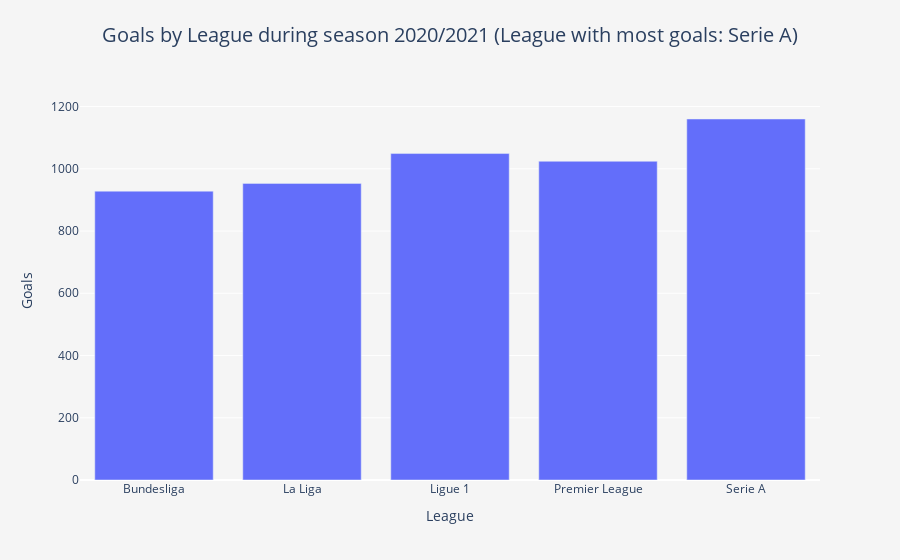

Notebook code cell kept with this figure:
### Code cell
# Group data by league and calculate total goals
goals = df_2020.groupby('League')['FTHG', 'FTAG'].sum()
goals['Total Goals'] = goals['FTHG'] + goals['FTAG']
most_goals = goals['Total Goals'].idxmax()

# Create a bar plot using plotly
fig = go.Figure(
    data=go.Bar(x=goals.index, y=goals['Total Goals'], name='Total Goals')
)

# Add title and axis labels
fig.update_layout(
    title={
        'text': f'Goals by League during season 2020/2021 (League with most goals: {most_goals})',
        'x': 0.5,
        'y': 0.95,
        'font': {'size': 20}
    },
    xaxis={'title': 'League'},
    yaxis={'title': 'Goals'},
    plot_bgcolor='#f5f5f5',
    paper_bgcolor='#f5f5f5',
)

# Show plot
fig.show()

### Figure 1 — Plotly figure (JSON) as saved in the notebook; plotly's stock layout.template omitted (floating-point values rounded to 4 significant figures)
{"data": [{"name": "Total Goals", "type": "bar", "x": ["Bundesliga", "La Liga", "Ligue 1", "Premier League", "Serie A"], "y": [928, 953, 1049, 1024, 1160]}], "layout": {"paper_bgcolor": "#f5f5f5", "plot_bgcolor": "#f5f5f5", "title": {"font": {"size": 20}, "text": "Goals by League during season 2020/2021 (League with most goals: Serie A)", "x": 0.5, "y": 0.95}, "xaxis": {"title": {"text": "League"}}, "yaxis": {"title": {"text": "Goals"}}}}
